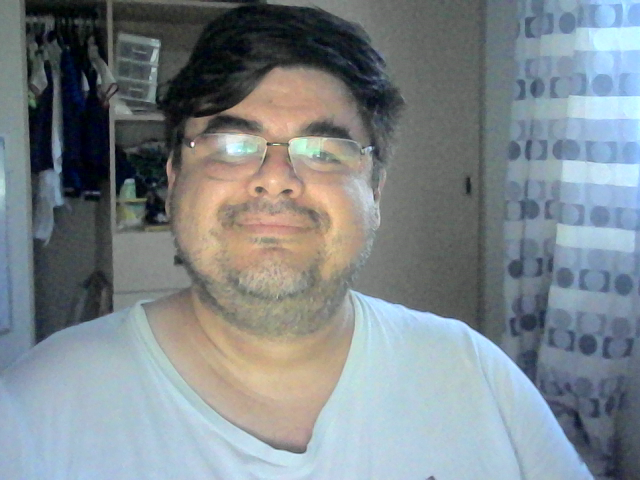
#> input picture tarea/miguel.png, 640 x 480 px, given in place of the camera
$ python remove-background-2.py
#> lines starting #> are read from the running program, lines starting #| are printed output that depends on the picture; after the words box and inside, x2 and y2 are one past the last pixel; in counts of white or black regions, pixels touching at a corner belong together
import sys
import cv2 as cv
import numpy as np

# Numero de imagenes antes de detectar de nuevo la cara
MAX_DETECTAR_CARA = 20

def draw_rects(img, rects, color):
    for (x, y, w, h) in rects:
        #cv.rectangle(img, (x,y), (x+w,y+h), color, 2)
        cv.circle(img, (x+w//2, y+h//2), w//2, color, 2)

def detect_faces(img_gray, img_color):
    faces = face_cascade.detectMultiScale(img_gray, 1.1, 4)
    # Draw the rectangle around each face
    draw_rects(img_color, faces, (255,0,0))


# Load the cascade
face_cascade = cv.CascadeClassifier('haarcascade_frontalface_default.xml')
face_nested  = cv.CascadeClassifier('haarcascade_eye.xml')

capture = cv.VideoCapture('/dev/video2')

if not capture.isOpened():
    print("No puedo abrir la camara", file=sys.stderr)
    exit(1)

# Leemos el primer frame de la imagen original
ret, img_original = capture.read()
#> img_original is the input picture: shape (480, 640, 3); mean B, G, R 138.6, 134.2, 125.7

if not ret:
    print("No puedo leer de la camara", file=sys.stderr)
    exit(2)

# Leemos el fondo
fondo = cv.imread("chapala.webp")
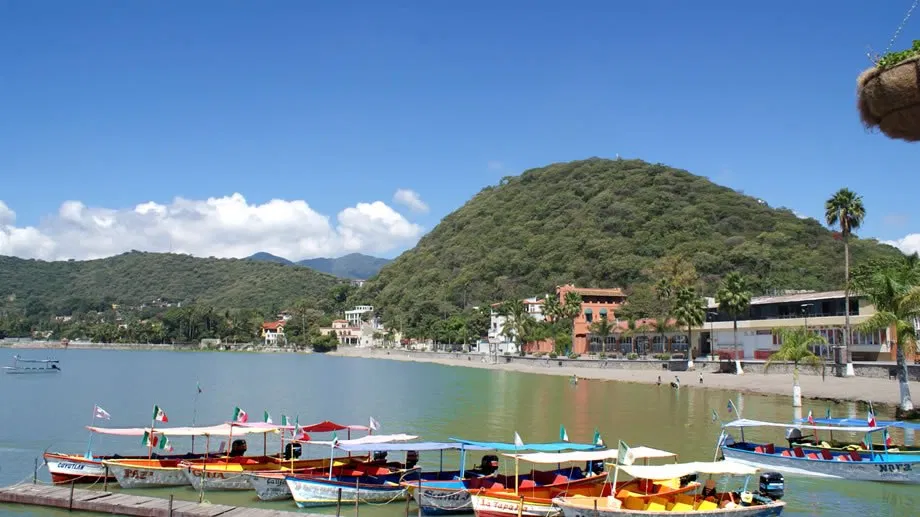
#> input picture tarea/chapala.webp, 920 x 517 px
#> fondo is the input picture: shape (517, 920, 3); mean B, G, R 153.6, 134.1, 111.8

# Redimencionamos el fondo al tamañano de la imagen capturada
width  = img_original.shape[1]
#> width = 640
height = img_original.shape[0]
#> height = 480

fondo = cv.resize(fondo,(width, height))
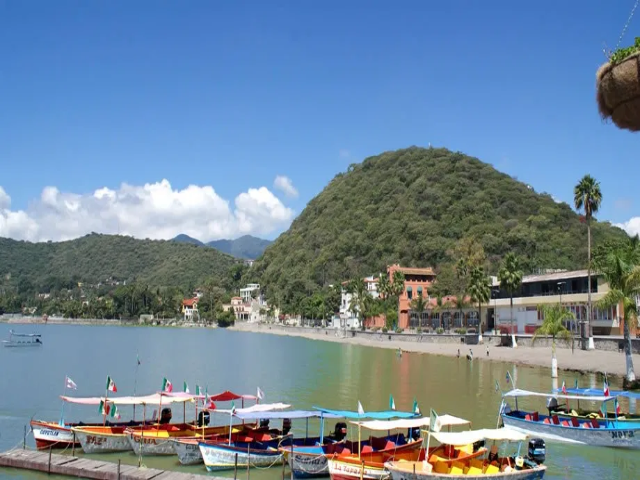
#> fondo: shape (480, 640, 3); mean B, G, R 153.5, 134, 111.7

# Inicializamos contador caras en max para que lo haga la primera vez
contador_caras = MAX_DETECTAR_CARA - 1

while ret:
    ret, img_original = capture.read()

    if not ret:
        print("No podemos leer de la camara (while)", file=sys.stderr)
        exit(3)

    # Convert to grayscale
    gray = cv.cvtColor(img_original, cv.COLOR_BGR2GRAY)
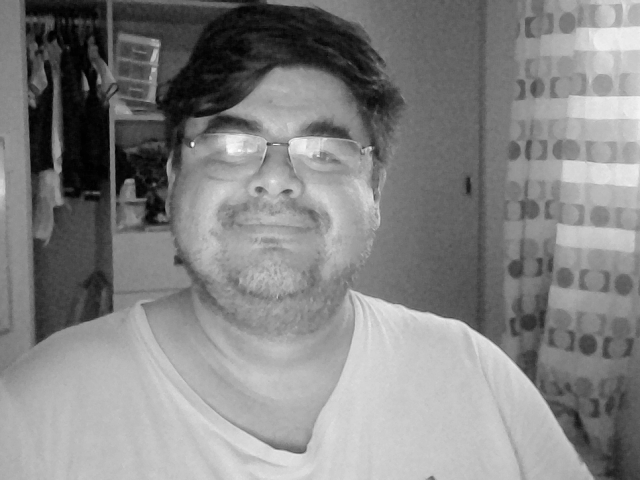
#> gray: shape (480, 640); min 0, max 255, mean 132.2

    #Crear mascara en ceros
    mascara = np.zeros(gray.shape, dtype = np.uint8)

    contador_caras = contador_caras + 1
    if contador_caras == MAX_DETECTAR_CARA:
        # Detect the faces
        new_faces = face_cascade.detectMultiScale(gray, 1.1, 4)
#> new_faces = [[185, 62, 204, 204]]
        contador_caras = 0

    if len(new_faces) > 0:
        faces = new_faces
#> faces = [[185, 62, 204, 204]]

    for (x, y, w, h) in faces:
        #cv.rectangle(img, (x,y), (x+w,y+h), color, 2)
        #cv.circle(img_original, (x+w//2, y+h//2), w//2, (255,0,0), 2)
        cv.circle(mascara, (x+w//2, y+h//2), w//2-10, (255,0,0), cv.FILLED)
#> this loop made 1 pass
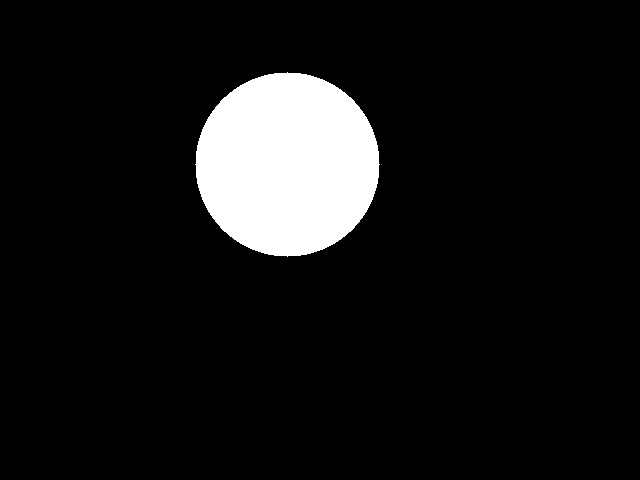
#> mascara: shape (480, 640); 8.6% white; 1 white region, box (x1, y1, x2, y2) and area: (195, 72, 380, 257) 26565


    # [23 lines of commented-out code are left out]

    cv.imshow('Original', img_original)
    cv.imshow('Mask', mascara)
    #cv.imshow('Res', res)
    #cv.imshow('Filtro', filtro)

    key = cv.waitKey(30)
#> (key q is pressed here)
    if key == ord('q') or key == 27:
        break
    elif key == ord('s'):
         ret = cv.imwrite("test.png", img_original)
         if ret:
             print("La imagen se salvo corretamente")
         else:
            print("Error al salvar la imagen", file=sys.stderr)


cv.destroyAllWindows()
capture.release()
